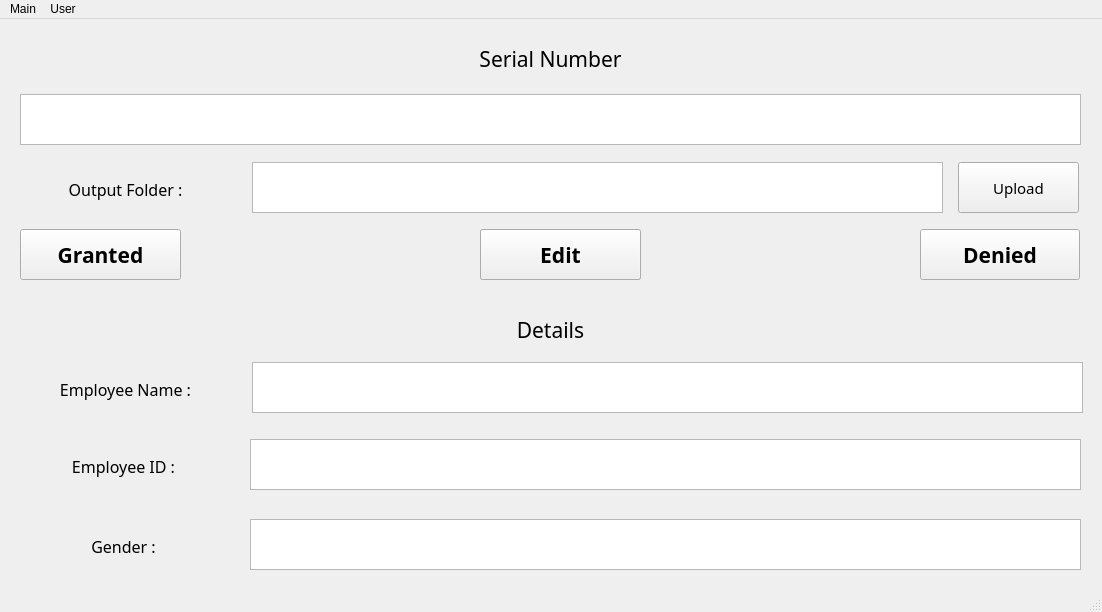
<?xml version="1.0" encoding="UTF-8"?>
<ui version="4.0">
 <class>MainWindow</class>
 <widget class="QMainWindow" name="MainWindow">
  <property name="geometry">
   <rect>
    <x>0</x>
    <y>0</y>
    <width>1102</width>
    <height>612</height>
   </rect>
  </property>
  <property name="windowTitle">
   <string>MainWindow</string>
  </property>
  <widget class="QWidget" name="centralwidget">
   <widget class="QLabel" name="label_serial">
    <property name="geometry">
     <rect>
      <x>20</x>
      <y>19</y>
      <width>1061</width>
      <height>41</height>
     </rect>
    </property>
    <property name="font">
     <font>
      <family>OCR A Std</family>
      <pointsize>16</pointsize>
     </font>
    </property>
    <property name="text">
     <string>Serial Number</string>
    </property>
    <property name="alignment">
     <set>Qt::AlignCenter</set>
    </property>
   </widget>
   <widget class="QTextBrowser" name="textBrowser_serial">
    <property name="geometry">
     <rect>
      <x>20</x>
      <y>75</y>
      <width>1061</width>
      <height>51</height>
     </rect>
    </property>
    <property name="font">
     <font>
      <family>NSimSun</family>
      <pointsize>14</pointsize>
     </font>
    </property>
   </widget>
   <widget class="QPushButton" name="pushButto_granted">
    <property name="geometry">
     <rect>
      <x>20</x>
      <y>210</y>
      <width>161</width>
      <height>51</height>
     </rect>
    </property>
    <property name="font">
     <font>
      <family>Script MT Bold</family>
      <pointsize>16</pointsize>
      <weight>75</weight>
      <bold>true</bold>
     </font>
    </property>
    <property name="text">
     <string>Granted</string>
    </property>
   </widget>
   <widget class="QPushButton" name="pushButto_denied">
    <property name="geometry">
     <rect>
      <x>920</x>
      <y>210</y>
      <width>160</width>
      <height>51</height>
     </rect>
    </property>
    <property name="font">
     <font>
      <family>Script MT Bold</family>
      <pointsize>16</pointsize>
      <weight>75</weight>
      <bold>true</bold>
     </font>
    </property>
    <property name="text">
     <string>Denied</string>
    </property>
   </widget>
   <widget class="QPushButton" name="pushButto_register">
    <property name="geometry">
     <rect>
      <x>480</x>
      <y>210</y>
      <width>161</width>
      <height>51</height>
     </rect>
    </property>
    <property name="font">
     <font>
      <family>Script MT Bold</family>
      <pointsize>16</pointsize>
      <weight>75</weight>
      <bold>true</bold>
     </font>
    </property>
    <property name="text">
     <string>Register</string>
    </property>
   </widget>
   <widget class="QTextBrowser" name="textBrowser_output">
    <property name="geometry">
     <rect>
      <x>252</x>
      <y>143</y>
      <width>691</width>
      <height>51</height>
     </rect>
    </property>
    <property name="font">
     <font>
      <family>NSimSun</family>
      <pointsize>14</pointsize>
     </font>
    </property>
   </widget>
   <widget class="QLabel" name="label_output">
    <property name="geometry">
     <rect>
      <x>20</x>
      <y>150</y>
      <width>211</width>
      <height>41</height>
     </rect>
    </property>
    <property name="font">
     <font>
      <family>OCR A Std</family>
      <pointsize>12</pointsize>
     </font>
    </property>
    <property name="text">
     <string>Output Folder :</string>
    </property>
    <property name="alignment">
     <set>Qt::AlignCenter</set>
    </property>
   </widget>
   <widget class="QPushButton" name="pushButton_upload">
    <property name="geometry">
     <rect>
      <x>958</x>
      <y>143</y>
      <width>121</width>
      <height>51</height>
     </rect>
    </property>
    <property name="font">
     <font>
      <family>OCR A Extended</family>
      <pointsize>11</pointsize>
     </font>
    </property>
    <property name="text">
     <string>Upload</string>
    </property>
   </widget>
   <widget class="QLabel" name="label_detail">
    <property name="geometry">
     <rect>
      <x>20</x>
      <y>290</y>
      <width>1061</width>
      <height>41</height>
     </rect>
    </property>
    <property name="font">
     <font>
      <family>OCR A Std</family>
      <pointsize>16</pointsize>
     </font>
    </property>
    <property name="text">
     <string>Details</string>
    </property>
    <property name="alignment">
     <set>Qt::AlignCenter</set>
    </property>
   </widget>
   <widget class="QLabel" name="label_name">
    <property name="geometry">
     <rect>
      <x>20</x>
      <y>350</y>
      <width>211</width>
      <height>41</height>
     </rect>
    </property>
    <property name="font">
     <font>
      <family>OCR A Std</family>
      <pointsize>12</pointsize>
     </font>
    </property>
    <property name="text">
     <string>Employee Name :</string>
    </property>
    <property name="alignment">
     <set>Qt::AlignCenter</set>
    </property>
   </widget>
   <widget class="QTextBrowser" name="textBrowser_name">
    <property name="geometry">
     <rect>
      <x>252</x>
      <y>343</y>
      <width>831</width>
      <height>51</height>
     </rect>
    </property>
    <property name="font">
     <font>
      <family>NSimSun</family>
      <pointsize>14</pointsize>
     </font>
    </property>
   </widget>
   <widget class="QLabel" name="label_id">
    <property name="geometry">
     <rect>
      <x>18</x>
      <y>427</y>
      <width>211</width>
      <height>41</height>
     </rect>
    </property>
    <property name="font">
     <font>
      <family>OCR A Std</family>
      <pointsize>12</pointsize>
     </font>
    </property>
    <property name="text">
     <string>Employee ID :</string>
    </property>
    <property name="alignment">
     <set>Qt::AlignCenter</set>
    </property>
   </widget>
   <widget class="QTextBrowser" name="textBrowser_id">
    <property name="geometry">
     <rect>
      <x>250</x>
      <y>420</y>
      <width>831</width>
      <height>51</height>
     </rect>
    </property>
    <property name="font">
     <font>
      <family>NSimSun</family>
      <pointsize>14</pointsize>
     </font>
    </property>
   </widget>
   <widget class="QLabel" name="label_gender">
    <property name="geometry">
     <rect>
      <x>18</x>
      <y>507</y>
      <width>211</width>
      <height>41</height>
     </rect>
    </property>
    <property name="font">
     <font>
      <family>OCR A Std</family>
      <pointsize>12</pointsize>
     </font>
    </property>
    <property name="text">
     <string>Gender :</string>
    </property>
    <property name="alignment">
     <set>Qt::AlignCenter</set>
    </property>
   </widget>
   <widget class="QTextBrowser" name="textBrowser_gender">
    <property name="geometry">
     <rect>
      <x>250</x>
      <y>500</y>
      <width>831</width>
      <height>51</height>
     </rect>
    </property>
    <property name="font">
     <font>
      <family>NSimSun</family>
      <pointsize>14</pointsize>
     </font>
    </property>
   </widget>
   <widget class="QPushButton" name="pushButto_edit">
    <property name="geometry">
     <rect>
      <x>480</x>
      <y>210</y>
      <width>161</width>
      <height>51</height>
     </rect>
    </property>
    <property name="font">
     <font>
      <family>Script MT Bold</family>
      <pointsize>16</pointsize>
      <weight>75</weight>
      <bold>true</bold>
     </font>
    </property>
    <property name="text">
     <string>Edit</string>
    </property>
   </widget>
  </widget>
  <widget class="QMenuBar" name="menubar">
   <property name="geometry">
    <rect>
     <x>0</x>
     <y>0</y>
     <width>1102</width>
     <height>26</height>
    </rect>
   </property>
   <widget class="QMenu" name="menuMain">
    <property name="title">
     <string>Main</string>
    </property>
   </widget>
   <widget class="QMenu" name="menuUser">
    <property name="title">
     <string>User</string>
    </property>
   </widget>
   <addaction name="menuMain"/>
   <addaction name="menuUser"/>
  </widget>
  <widget class="QStatusBar" name="statusbar"/>
 </widget>
 <resources/>
 <connections/>
</ui>
